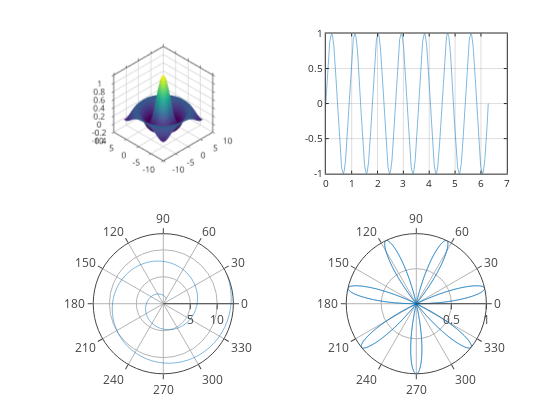

The cell this chart's notebook holds for it:
### Markdown cell above
## Advanced plots using [plotly](https://github.com/plotly/plotly.js), with zoom, cursors, and hover tooltips (experimental):

### Code cell
graphics_toolkit("plotly")

a = [1:0.1:13];
theta = linspace (0,2*pi,1000);
rho = sin (7*theta);

subplot(2,2,1);
sombrero()
grid on;
box on;

subplot(2,2,2);
plot(theta, rho);
grid on;
box on;

subplot(2,2,3);
polar(a,a)
grid on;
box on;

subplot(2,2,4);
polar(theta, rho);
grid on;
box on;

graphics_toolkit("notebook")

### Figure 1 — Plotly figure (JSON) as saved in the notebook; plotly's stock layout.template omitted (floating-point values rounded to 4 significant figures; data arrays with more than 128 entries replaced by an {"elided": "..."} marker saying what was removed)
{"data": [{"autocolorscale": "false", "cauto": "false", "cmax": 1, "cmin": -0.2172, "colorscale": [[0, "rgb(68,1,84)"], [0.01587, "rgb(69,6,90)"], [0.03175, "rgb(70,12,95)"], [0.04762, "rgb(71,18,101)"], [0.06349, "rgb(72,24,106)"], [0.07937, "rgb(72,29,111)"], [0.09524, "rgb(72,35,115)"], [0.1111, "rgb(71,40,119)"], [0.127, "rgb(71,45,123)"], [0.1429, "rgb(70,50,126)"], [0.1587, "rgb(68,55,129)"], [0.1746, "rgb(67,60,132)"], [0.1905, "rgb(65,64,134)"], [0.2063, "rgb(64,69,135)"], [0.2222, "rgb(62,74,137)"], [0.2381, "rgb(60,78,138)"], [0.254, "rgb(58,83,139)"], [0.2698, "rgb(56,87,140)"], [0.2857, "rgb(54,91,140)"], [0.3016, "rgb(52,95,141)"], [0.3175, "rgb(50,99,141)"], [0.3333, "rgb(48,103,141)"], [0.3492, "rgb(46,107,142)"], [0.3651, "rgb(45,111,142)"], [0.381, "rgb(43,115,142)"], [0.3968, "rgb(42,119,142)"], [0.4127, "rgb(40,123,142)"], [0.4286, "rgb(39,127,142)"], [0.4444, "rgb(37,130,142)"], [0.4603, "rgb(36,134,141)"], [0.4762, "rgb(34,138,141)"], [0.4921, "rgb(33,142,140)"], [0.5079, "rgb(32,146,140)"], [0.5238, "rgb(31,149,139)"], [0.5397, "rgb(30,153,138)"], [0.5556, "rgb(30,157,136)"], [0.5714, "rgb(31,161,135)"], [0.5873, "rgb(32,164,133)"], [0.6032, "rgb(34,168,131)"], [0.619, "rgb(38,172,129)"], [0.6349, "rgb(42,176,126)"], [0.6508, "rgb(47,179,123)"], [0.6667, "rgb(53,183,120)"], [0.6825, "rgb(59,186,117)"], [0.6984, "rgb(66,190,113)"], [0.7143, "rgb(73,193,109)"], [0.7302, "rgb(81,196,104)"], [0.746, "rgb(90,199,99)"], [0.7619, "rgb(99,202,94)"], [0.7778, "rgb(108,205,89)"], [0.7937, "rgb(117,208,83)"], [0.8095, "rgb(127,210,77)"], [0.8254, "rgb(137,213,71)"], [0.8413, "rgb(148,215,64)"], [0.8571, "rgb(158,217,57)"], [0.873, "rgb(169,219,50)"], [0.8889, "rgb(180,221,43)"], [0.9048, "rgb(190,223,36)"], [0.9206, "rgb(201,224,30)"], [0.9365, "rgb(212,225,26)"], [0.9524, "rgb(223,227,24)"], [0.9683, "rgb(233,228,25)"], [0.9841, "rgb(243,229,30)"], [1, "rgb(253,231,36)"]], "contours": {"x": {"highlight": true, "highlightcolor": "rgb(0, 0, 0)", "highlightwidth": 1, "show": false}, "y": {"highlight": true, "highlightcolor": "rgb(0, 0, 0)", "highlightwidth": 1, "show": false}, "z": {"highlight": true, "highlightcolor": "rgb(0, 0, 0)", "highlightwidth": 1, "show": false}}, "name": "", "scene": "scene", "showlegend": false, "showscale": false, "surfacecolor": {"elided": "41x41 float values"}, "type": "surface", "visibility": true, "x": [-8, -7.6, -7.2, -6.8, -6.4, -6, -5.6, -5.2, -4.8, -4.4, -4, -3.6, -3.2, -2.8, -2.4, -2, -1.6, -1.2, -0.8, -0.4, 0, 0.4, 0.8, 1.2, 1.6, 2, 2.4, 2.8, 3.2, 3.6, 4, 4.4, 4.8, 5.2, 5.6, 6, 6.4, 6.8, 7.2, 7.6, 8], "y": [-8, -7.6, -7.2, -6.8, -6.4, -6, -5.6, -5.2, -4.8, -4.4, -4, -3.6, -3.2, -2.8, -2.4, -2, -1.6, -1.2, -0.8, -0.4, 0, 0.4, 0.8, 1.2, 1.6, 2, 2.4, 2.8, 3.2, 3.6, 4, 4.4, 4.8, 5.2, 5.6, 6, 6.4, 6.8, 7.2, 7.6, 8], "z": {"elided": "41x41 float values"}}, {"line": {"color": "rgb(0,113,188)", "dash": "solid", "width": 0.5}, "marker": {"color": "rgb(0,113,188)", "line": {"color": "rgb(0,113,188)"}, "size": 6, "symbol": "none"}, "mode": "lines", "name": "", "showlegend": false, "type": "scatter", "visibility": true, "x": {"elided": "1000 float values"}, "xaxis": "x", "y": {"elided": "1000 float values"}, "yaxis": "y"}, {"line": {"color": "rgb(0,113,188)", "dash": "solid", "width": 0.5}, "marker": {"color": "rgb(0,113,188)", "line": {"color": "rgb(0,113,188)"}, "size": 6, "symbol": "none"}, "mode": "lines", "name": "", "r": [1, 1.1, 1.2, 1.3, 1.4, 1.5, 1.6, 1.7, 1.8, 1.9, 2, 2.1, 2.2, 2.3, 2.4, 2.5, 2.6, 2.7, 2.8, 2.9, 3, 3.1, 3.2, 3.3, 3.4, 3.5, 3.6, 3.7, 3.8, 3.9, 4, 4.1, 4.2, 4.3, 4.4, 4.5, 4.6, 4.7, 4.8, 4.9, 5, 5.1, 5.2, 5.3, 5.4, 5.5, 5.6, 5.7, 5.8, 5.9, 6, 6.1, 6.2, 6.3, 6.4, 6.5, 6.6, 6.7, 6.8, 6.9, 7.0, 7.1, 7.2, 7.3, 7.4, 7.5, 7.6, 7.7, 7.8, 7.9, 8, 8.1, 8.2, 8.3, 8.4, 8.5, 8.6, 8.7, 8.8, 8.9, 9, 9.1, 9.2, 9.3, 9.4, 9.5, 9.6, 9.7, 9.8, 9.9, 10.0, 10.1, 10.2, 10.3, 10.4, 10.5, 10.6, 10.7, 10.8, 10.9, 11.0, 11.1, 11.2, 11.3, 11.4, 11.5, 11.6, 11.7, 11.8, 11.9, 12, 12.1, 12.2, 12.3, 12.4, 12.5, 12.6, 12.7, 12.8, 12.9, 13], "showlegend": false, "subplot": "polar", "theta": [1, 1.1, 1.2, 1.3, 1.4, 1.5, 1.6, 1.7, 1.8, 1.9, 2, 2.1, 2.2, 2.3, 2.4, 2.5, 2.6, 2.7, 2.8, 2.9, 3, 3.1, -3.083, -2.983, -2.883, -2.783, -2.683, -2.583, -2.483, -2.383, -2.283, -2.183, -2.083, -1.983, -1.883, -1.783, -1.683, -1.583, -1.483, -1.383, -1.283, -1.183, -1.083, -0.9832, -0.8832, -0.7832, -0.6832, -0.5832, -0.4832, -0.3832, -0.2832, -0.1832, -0.08319, 0.01681, 0.1168, 0.2168, 0.3168, 0.4168, 0.5168, 0.6168, 0.7168, 0.8168, 0.9168, 1.017, 1.117, 1.217, 1.317, 1.417, 1.517, 1.617, 1.717, 1.817, 1.917, 2.017, 2.117, 2.217, 2.317, 2.417, 2.517, 2.617, 2.717, 2.817, 2.917, 3.017, 3.117, -3.066, -2.966, -2.866, -2.766, -2.666, -2.566, -2.466, -2.366, -2.266, -2.166, -2.066, -1.966, -1.866, -1.766, -1.666, -1.566, -1.466, -1.366, -1.266, -1.166, -1.066, -0.9664, -0.8664, -0.7664, -0.6664, -0.5664, -0.4664, -0.3664, -0.2664, -0.1664, -0.06637, 0.03363, 0.1336, 0.2336, 0.3336, 0.4336], "thetaunit": "radians", "type": "scatterpolar", "visibility": true}, {"line": {"color": "rgb(0,113,188)", "dash": "solid", "width": 0.5}, "marker": {"color": "rgb(0,113,188)", "line": {"color": "rgb(0,113,188)"}, "size": 6, "symbol": "none"}, "mode": "lines", "name": "", "r": {"elided": "1000 float values"}, "showlegend": false, "subplot": "polar2", "theta": {"elided": "1000 float values"}, "thetaunit": "radians", "type": "scatterpolar", "visibility": true}], "layout": {"height": 420.0, "hovermode": "closest", "margin": {"b": 0, "l": 0, "r": 0, "t": 0}, "plot_bgcolor": "rgba(0, 0, 0, 0)", "polar": {"angularaxis": {"size": 10, "tickmode": "array", "tickvals": [0, 30, 60, 90, 120, 150, 180, 210, 240, 270, 300, 330], "type": "linear"}, "domain": {"x": [0.13, 0.4532], "y": [0.11, 0.4437]}, "radialaxis": {"autorange": true, "range": [0, 13], "size": 10, "tickmode": "array", "tickvals": [5, 10, 15], "type": "linear"}}, "polar2": {"angularaxis": {"size": 10, "tickmode": "array", "tickvals": [0, 30, 60, 90, 120, 150, 180, 210, 240, 270, 300, 330], "type": "linear"}, "domain": {"x": [0.5818, 0.905], "y": [0.11, 0.4437]}, "radialaxis": {"autorange": true, "range": [0, 1.0], "size": 10, "tickmode": "array", "tickvals": [0.5, 1], "type": "linear"}}, "scene": {"aspectmode": "auto", "aspectratio": {"x": 1, "y": 1, "z": 1}, "camera": {"projection": {"type": "orthographic"}}, "domain": {"x": [0.13, 0.4532], "y": [0.5865, 0.9202]}, "xaxis": {"autorange": false, "exponentformat": "none", "gridcolor": "", "gridwidth": 1.5, "linecolor": "rgb(38,38,38)", "linewidth": 1.5, "mirror": "ticks", "range": [10, -10], "showgrid": true, "showline": true, "side": "bottom", "spikedash": "solid", "spikemode": "across", "spikesides": false, "spikethickness": 1, "tickangle": 0, "tickcolor": "rgb(38,38,38)", "tickfont": {"color": "rgb(38,38,38)", "size": 10}, "ticklen": 3, "ticks": "outside", "ticktext": ["-10", "-5", "0", "5", "10"], "tickvals": [-10, -5, 0, 5, 10], "title": {"font": {"color": "rgb(0, 0, 0)", "size": 11}, "text": ""}, "type": "linear", "visible": true, "zeroline": false}, "yaxis": {"autorange": false, "exponentformat": "none", "gridcolor": "", "gridwidth": 1.5, "linecolor": "rgb(38,38,38)", "linewidth": 1.5, "mirror": "ticks", "range": [10, -10], "showgrid": true, "showline": true, "side": "left", "spikedash": "solid", "spikemode": "across", "spikesides": false, "spikethickness": 1, "tickangle": 0, "tickcolor": "rgb(38,38,38)", "tickfont": {"color": "rgb(38,38,38)", "size": 10}, "ticklen": 3, "ticks": "outside", "ticktext": ["-10", "-5", "0", "5", "10"], "tickvals": [-10, -5, 0, 5, 10], "title": {"font": {"color": "rgb(0, 0, 0)", "size": 11}, "text": ""}, "type": "linear", "visible": true, "zeroline": false}, "zaxis": {"autorange": false, "exponentformat": "none", "gridcolor": "", "gridwidth": 1.5, "linecolor": "rgb(38,38,38)", "linewidth": 1.5, "mirror": "ticks", "range": [-0.4, 1], "showgrid": true, "showline": true, "side": "none", "spikedash": "solid", "spikemode": "across", "spikesides": false, "spikethickness": 1, "tickangle": 0, "tickcolor": "rgb(38,38,38)", "tickfont": {"color": "rgb(38,38,38)", "size": 10}, "ticklen": 3, "ticks": "outside", "ticktext": ["-0.4", "-0.2", "0", "0.2", "0.4", "0.6", "0.8", "1"], "tickvals": [-0.4, -0.2, 0, 0.2, 0.4, 0.6, 0.8, 1], "title": {"font": {"color": "rgb(0, 0, 0)", "size": 11}, "text": ""}, "type": "linear", "visible": true, "zeroline": false}}, "showlegend": false, "width": 560, "xaxis": {"anchor": "y", "autorange": false, "domain": [0.5818, 0.905], "exponentformat": "none", "gridcolor": "rgba(38,38,38,0.150000)", "gridwidth": 1, "linecolor": "rgb(38,38,38)", "linewidth": 1, "mirror": "ticks", "range": [0, 7], "showgrid": true, "showline": true, "side": "bottom", "spikedash": "solid", "spikemode": "across", "spikesides": false, "spikethickness": 1, "tickangle": 0, "tickcolor": "rgb(38,38,38)", "tickfont": {"color": "rgb(38,38,38)", "size": 10}, "ticklen": 3, "ticks": "inside", "ticktext": ["0", "1", "2", "3", "4", "5", "6", "7"], "tickvals": [0, 1, 2, 3, 4, 5, 6, 7], "title": {"font": {"color": "rgb(0, 0, 0)", "size": 11}, "text": ""}, "type": "linear", "visible": true, "zeroline": false}, "yaxis": {"anchor": "x", "autorange": false, "domain": [0.5865, 0.9202], "exponentformat": "none", "gridcolor": "rgba(38,38,38,0.150000)", "gridwidth": 1, "linecolor": "rgb(38,38,38)", "linewidth": 1, "mirror": "ticks", "range": [-1, 1], "showgrid": true, "showline": true, "side": "left", "spikedash": "solid", "spikemode": "across", "spikesides": false, "spikethickness": 1, "tickangle": 0, "tickcolor": "rgb(38,38,38)", "tickfont": {"color": "rgb(38,38,38)", "size": 10}, "ticklen": 3, "ticks": "inside", "ticktext": ["-1", "-0.5", "0", "0.5", "1"], "tickvals": [-1, -0.5, 0, 0.5, 1], "title": {"font": {"color": "rgb(0, 0, 0)", "size": 11}, "text": ""}, "type": "linear", "visible": true, "zeroline": false}}}
